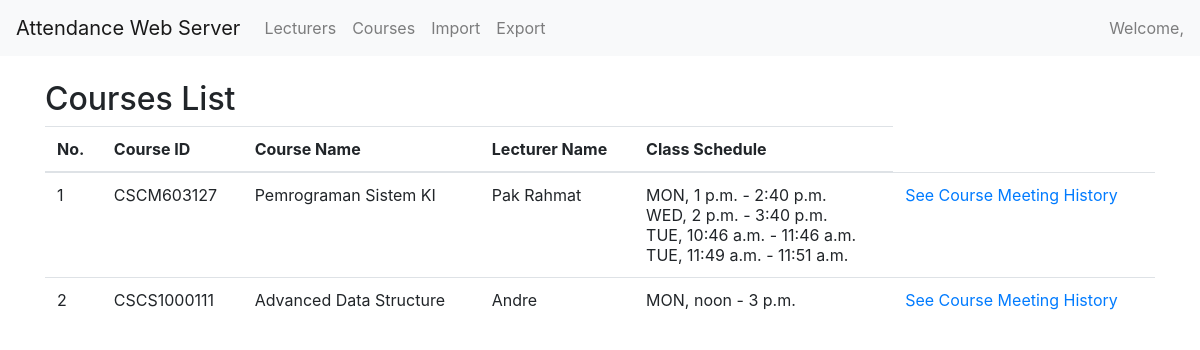
The app's page /, older data.
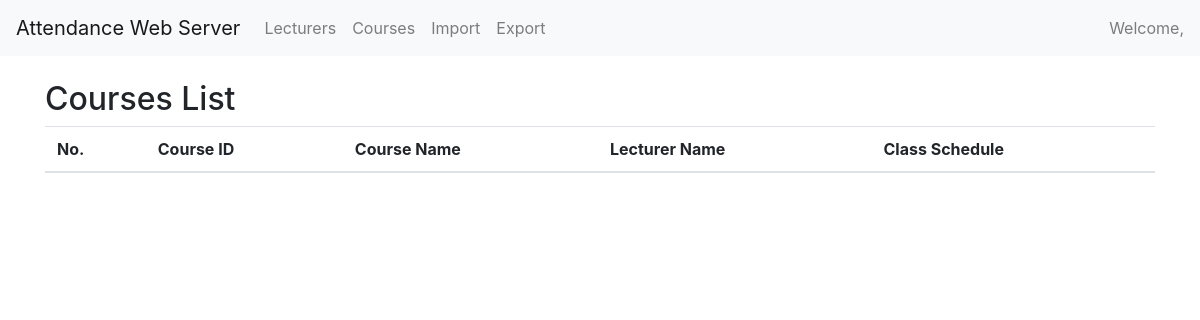
The same page, newer data.
### index/models.py (models this page shows, shortened)
class Course(models.Model):
    code = models.CharField(max_length=30)
    name = models.CharField(max_length=50)
    lecturer = models.ForeignKey(Lecturer, on_delete=models.CASCADE, related_name="lecturer")
    late_tolerance = models.IntegerField(default=10)
    class Meta:
        unique_together = ["code"]

class Lecturer(models.Model):
    serial_number = models.CharField(max_length=50)
    name = models.CharField(max_length=50)
    npm = models.IntegerField()
    class Meta:
        unique_together = ["npm"]

class CourseClass(models.Model):
    course = models.ForeignKey(Course, on_delete=models.CASCADE, related_name="course")
    day = models.CharField(max_length=1, choices=DAYS_OF_WEEK)
    start_time = models.TimeField()
    end_time = models.TimeField()
    class Meta:
        unique_together = ["course", "day", "start_time"]

### index/views.py (the view)
# urls.py: path('', views.showCoursesList, name='show_courses_list'),
def showCoursesList(request):
    courses = Course.objects.all()
    course_class = CourseClass.objects.all()
    return render(request, 'coursesList.html', {
        "courses": courses,
        "course_class": course_class,
    })

### templates/coursesList.html (shortened to what this page needs)
<html lang="en">
  <head>
    <link rel="stylesheet" href="https://stackpath.bootstrapcdn.com/bootstrap/4.3.1/css/bootstrap.min.css">
  </head>
    {% block body %}
        {% include 'navbar.html' %}
    <div class="container" style="margin-top:5rem;">
      <h2>Courses List</h2>
      <table class="table">
        <thead>
          <tr>
              <th>No.</th>
              <th scope="col">Course ID</th>
              <th scope="col">Course Name</th>
              <th scope="col">Lecturer Name</th>
              <th scope="col">Class Schedule</th>
          </tr>
        </thead>
        <tbody>
          {% for course in courses %}
              <tr>
                  <td>{{ forloop.counter }}</td>
                  <td>{{ course.code }}</td>
                  <td>{{ course.name }}</td>
                  <td>{{ course.lecturer.name }}</td>
                  <td>
                      {% for class in course_class %}
                          {% if course.code == class.course.code %}
                            <span>{{ class.get_day_display }}, {{ class.start_time }} - {{ class.end_time }}</span>
                              <br/>
                          {% endif %}
                      {% endfor %}
                  </td>
                <td><a href="{% url 'show_meeting' course_code=course.code %}"> See Course Meeting History</a></td>
              </tr>
          {% endfor %}
        </tbody>
      </table>
    </div>
    {% endblock %}
  </body>
</html>

### templates/navbar.html (shortened to what this page needs)
<nav class="navbar fixed-top navbar-expand-lg navbar-light bg-light">
  <a class="navbar-brand" href="{% url 'show_courses_list' %}">Attendance Web Server</a>
  <div class="collapse navbar-collapse" id="navbarText">
    <ul class="navbar-nav mr-auto">
      <li class="nav-item {% if 'lecturer' in request.path %} active{% endif %}">
        <a class="nav-link" href="{% url 'show_lecturers' %}"> Lecturers </a>
      </li>
      <li class="nav-item {% if 'course' in request.path %} active{% endif %}" >
        <a class="nav-link" href="{% url 'show_courses_list' %}">Courses</a>
      </li>
      <li class="nav-item {% if 'import' in request.path %} active{% endif %}">
        <a class="nav-link" href="{% url 'import_page' %}">Import</a>
      </li>
      <li class="nav-item {% if 'export' in request.path %} active{% endif %}">
        <a class="nav-link" href="{% url 'export_csv' %}">Export</a>
      </li>
    </ul>
    <span class="navbar-text">
      Welcome, {{ user.username }}
    </span>
  </div>
</nav>

Row changes from the older to the newer data that the page shows:
removed Course: code "CSCM603127", name "Pemrograman Sistem KI", lecturer.name "Pak Rahmat"
removed CourseClass: day "MON", start_time "1 p.m.", end_time "2:40 p.m.", shown under "CSCM603127"
removed CourseClass: day "WED", start_time "2 p.m.", end_time "3:40 p.m.", shown under "CSCM603127"
removed CourseClass: day "TUE", start_time "10:46 a.m.", end_time "11:46 a.m.", shown under "CSCM603127"
removed CourseClass: day "TUE", start_time "11:49 a.m.", end_time "11:51 a.m.", shown under "CSCM603127"
removed Course: code "CSCS1000111", name "Advanced Data Structure", lecturer.name "Andre"
removed CourseClass: day "MON", start_time "noon", end_time "3 p.m.", shown under "CSCS1000111"
